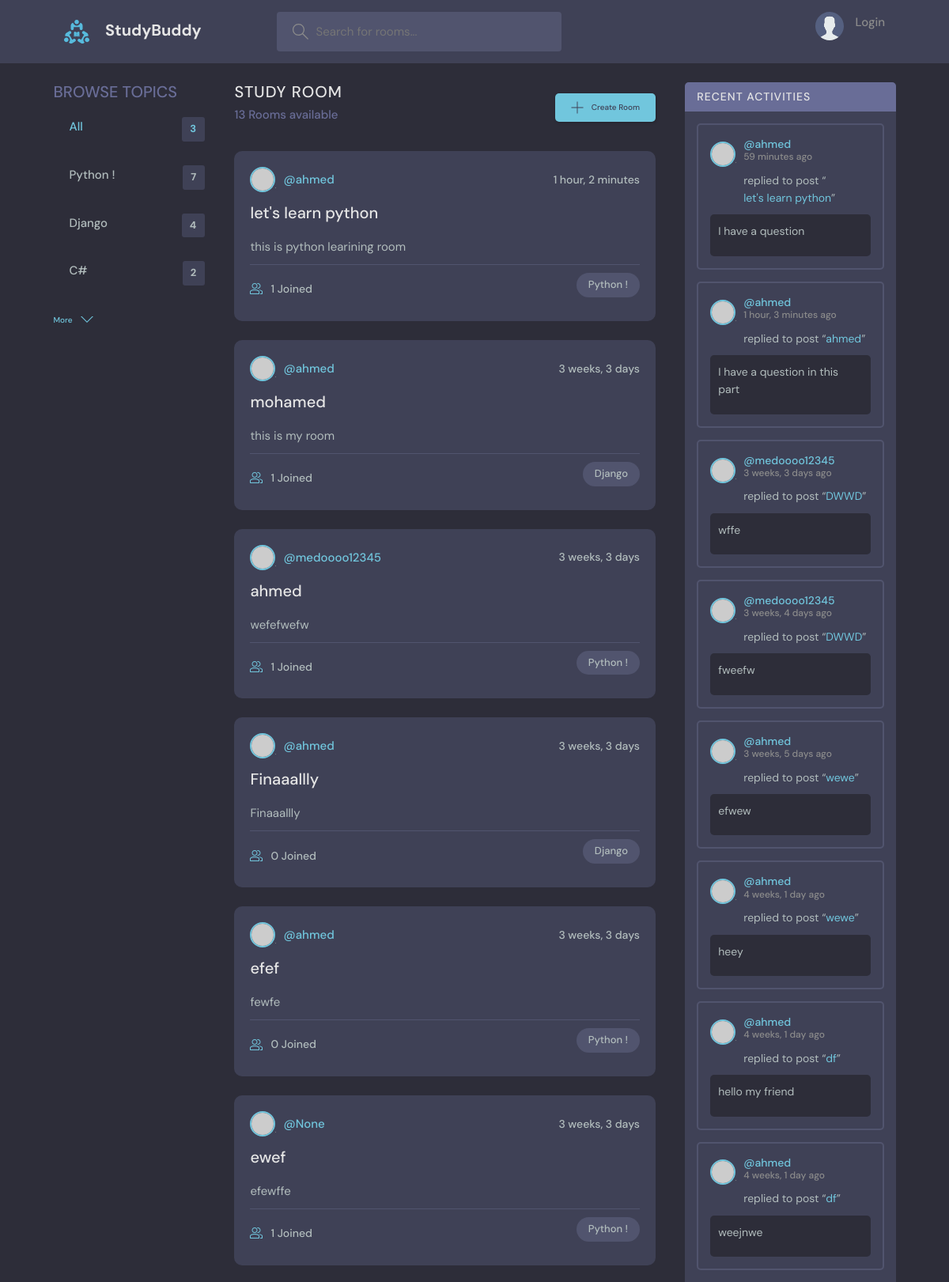
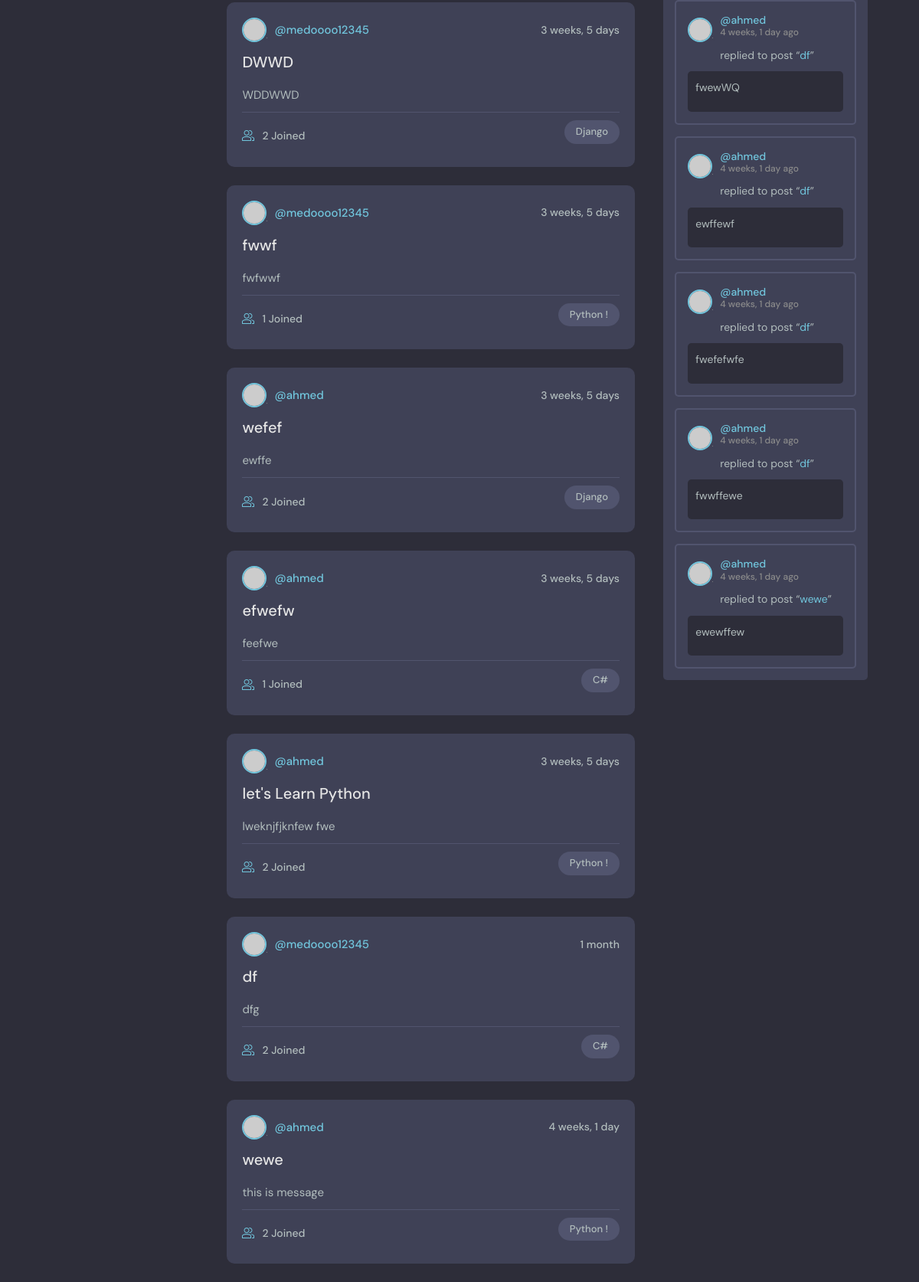
The page / on the database its author committed (2 pictures, top to bottom).
### base/models.py (models this page shows)
class Topic(models.Model):
    name = models.CharField(max_length = 200)
    def __str__(self):
        return self.name

class Room(models.Model):
    topic = models.ForeignKey(Topic, on_delete= models.SET_NULL, null=True )
    Host = models.ForeignKey(User, on_delete= models.SET_NULL, null=True)
    roomType = models.CharField(max_length = 50)
    participants = models.ManyToManyField(User ,related_name='participants', blank = True)
    description = models.TextField(null = True , blank=True)
    name = models.CharField(max_length = 200, null=True)
    updated = models.DateTimeField(auto_now=True)
    created = models.DateTimeField(auto_now_add=True)
    class Meta:
        ordering = ['-updated','-created']
    def __str__(self):
        return self.name

class message(models.Model):
    user = models.ForeignKey(User, on_delete=models.SET_NULL, null=True)
    room = models.ForeignKey(Room, on_delete= models.CASCADE)
    body = models.TextField()
    updated = models.DateTimeField(auto_now=True)
    created = models.DateTimeField(auto_now_add=True)
    class Meta:
        ordering = ['-updated','-created']
    def __str__(self):
        return self.body[0:50]

### base/views.py (the view)
# urls.py: 2. Add a URL to urlpatterns:  path('', views.home, name='home')
def home(request):
    topics = Topic.objects.all()
    q = request.GET.get('q') if request.GET.get('q') != None else '' #the Q method didn't take None as paramiter
    topics_count = topics.count()
    rooms = Room.objects.filter(Q(topic__name__icontains=q) | Q(name__icontains=q) |Q(description__icontains=q)|Q(Host__username__icontains=q))
    room_messaes = message.objects.filter(Q(room__topic__name__icontains=q))
    context = {
        'rooms':rooms,
        'topics':topics,
        'room_messaes':room_messaes,
        'topics_count':topics_count
        }
    return render(request,'base/home.html',context)

### base/Templates/base/home.html (shortened to what this page needs)
<!DOCTYPE html>
<html lang="en">
{% load static %}
{% include 'main.html'%}
  {%block content%}
  <div class="roomList">
    <main class="layout layout--3">
      <div class="container">
       {%include 'base/topics.html'%}
       <div class="roomList">
      <div class="roomList__header">
        <div>
          <h2>Study Room</h2>
          <p>{{rooms.count}} Rooms available</p>
        </div>
        <a class="btn btn--main" href="{% url 'CreateRoom'%}">
          <svg version="1.1" xmlns="http://www.w3.org/2000/svg" width="32" height="32" viewBox="0 0 32 32">
            <title>add</title>
            <path
              d="M16.943 0.943h-1.885v14.115h-14.115v1.885h14.115v14.115h1.885v-14.115h14.115v-1.885h-14.115v-14.115z"
            ></path>
          </svg>
          Create Room
        </a>
        </div>
{%include 'base/body.html'%}
</div>
{%include 'base/activitys.html'%}
      </div>
    </main>
    {%endblock%}

### base/Templates/base/topics.html
 <div class="topics">
    <div class="topics__header">
      <h2>Browse Topics</h2>
    </div>
    <ul class="topics__list">
      <li>
        <a href="{%url 'home'%}" class="active">All <span>{{topics.count}}</span></a>
      </li>
    </ul>
    {% for topic in topics %}
    <ul class="topics__list">
      <li>
        <a href="{%url 'home'%}?q={{topic.name}}">{{topic}} <span>{{topic.room_set.all.count}}</span></a>
      </li>
    </ul>
    {%endfor%}
    <a class="btn btn--link" href="topics.html">
      More
      <svg version="1.1" xmlns="http://www.w3.org/2000/svg" width="32" height="32" viewBox="0 0 32 32">
        <title>chevron-down</title>
        <path d="M16 21l-13-13h-3l16 16 16-16h-3l-13 13z"></path>
      </svg>
    </a>
  </div>

### base/Templates/base/body.html (shortened to what this page needs)
            {% for Room in rooms %}
            <div class="roomListRoom">
              <div class="roomListRoom__header">
                <a href="/" class="roomListRoom__author">
                  <div class="avatar avatar--small">
                    <img src="https://randomuser.me/api/portraits/women/11.jpg" />
                  </div>
                  <span>@{{Room.Host}}</span>
                </a>
                <div class="roomListRoom__actions">
                  <span>{{Room.created|timesince}}</span>
                </div>
              </div>
              <div class="roomListRoom__content">
                <a href="{%url 'room' Room.id%}">{{Room.name}}</a>
                <p>
                  {{Room.description}}
                </p>
              </div>
              <div class="roomListRoom__meta">
                <a href="{%url 'room' Room.id%}" class="roomListRoom__joined">
                  {{Room.participants.count}} Joined
                </a>
                <p class="roomListRoom__topic">{{Room.topic}}</p>
              </div>
            </div>
            {%endfor%}

### base/Templates/base/activitys.html (shortened to what this page needs)
        <div class="activities">
          <div class="activities__header">
            <h2>Recent Activities</h2>
          </div>
          {%for message in room_messaes%}
          <div class="activities__box">
            <div class="activities__boxHeader roomListRoom__header">
              <a href="{% url 'profile' message.user.id %}" class="roomListRoom__author">
                <div class="avatar avatar--small">
                  <img src="https://randomuser.me/api/portraits/women/11.jpg" />
                </div>
                <p>
                    @{{message.user}}
                  <span>{{message.created|timesince}} ago</span>
                </p>
              </a>
            </div>
            <div class="activities__boxContent">
              <p>replied to post “<a href="{%url 'room' message.room.id%}">{{message.room}}</a>”</p>
              <div class="activities__boxRoomContent">
                <p>{{message}}</p>
              </div>
            </div>
          </div>
          {%endfor%}
        </div>

### rows shown on the page
Topic: name "Python !", room_set.all.count "7"
Topic: name "Django", room_set.all.count "4"
Topic: name "C#", room_set.all.count "2"
Room: Host "ahmed", created "1 hour, 2 minutes", name "let's learn python", description "this is python learining room", participants.count "1", topic "Python !"
Room: Host "ahmed", created "3 weeks, 3 days", name "mohamed", description "this is my room", participants.count "1", topic "Django"
Room: Host "medoooo12345", created "3 weeks, 3 days", name "ahmed", description "wefefwefw", participants.count "1", topic "Python !"
Room: Host "ahmed", created "3 weeks, 3 days", name "Finaaallly", description "Finaaallly", participants.count "0", topic "Django"
Room: Host "ahmed", created "3 weeks, 3 days", name "efef", description "fewfe", participants.count "0", topic "Python !"
Room: Host "None", created "3 weeks, 3 days", name "ewef", description "efewffe", participants.count "1", topic "Python !"
Room: Host "medoooo12345", created "3 weeks, 5 days", name "DWWD", description "WDDWWD", participants.count "2", topic "Django"
Room: Host "medoooo12345", created "3 weeks, 5 days", name "fwwf", description "fwfwwf", participants.count "1", topic "Python !"
Room: Host "ahmed", created "3 weeks, 5 days", name "wefef", description "ewffe", participants.count "2", topic "Django"
Room: Host "ahmed", created "3 weeks, 5 days", name "efwefw", description "feefwe", participants.count "1", topic "C#"
Room: Host "ahmed", created "3 weeks, 5 days", name "let's Learn Python", description "lweknjfjknfew fwe", participants.count "2", topic "Python !"
Room: Host "medoooo12345", created "1 month", name "df", description "dfg", participants.count "2", topic "C#"
Room: Host "ahmed", created "4 weeks, 1 day", name "wewe", description "this is message", participants.count "2", topic "Python !"
message: user "ahmed", created "59 minutes", room "let's learn python", body "I have a question"
message: user "ahmed", created "1 hour, 3 minutes", room "ahmed", body "I have a question in this part"
message: user "medoooo12345", created "3 weeks, 3 days", room "DWWD", body "wffe"
message: user "medoooo12345", created "3 weeks, 4 days", room "DWWD", body "fweefw"
message: user "ahmed", created "3 weeks, 5 days", room "wewe", body "efwew"
message: user "ahmed", created "4 weeks, 1 day", room "wewe", body "heey"
message: user "ahmed", created "4 weeks, 1 day", room "df", body "hello my friend"
message: user "ahmed", created "4 weeks, 1 day", room "df", body "weejnwe"
message: user "ahmed", created "4 weeks, 1 day", room "df", body "fwewWQ"
message: user "ahmed", created "4 weeks, 1 day", room "df", body "ewffewf"
message: user "ahmed", created "4 weeks, 1 day", room "df", body "fwefefwfe"
message: user "ahmed", created "4 weeks, 1 day", room "df", body "fwwffewe"
message: user "ahmed", created "4 weeks, 1 day", room "wewe", body "ewewffew"

### other values the page prints
{{ topics.count }} "3"
{{ rooms.count }} "13"
